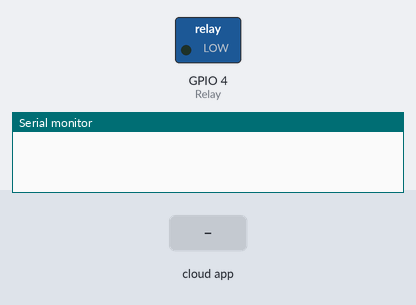
Recording of a sketch running on a simulated ESP32. On the bench: switched loads named in the sketch (green lamp = pin HIGH), the last lines printed to the serial monitor. Inputs (shaded band) come from the test bench. WiFi joins after 1.5 s; servers stay silent unless stated; not simulated (calls return 0 or success): arduino_secrets.h.

Above: at 2.7 s.
2.8 s: the phone or cloud app sets hOME to 1
At 4.2 s:
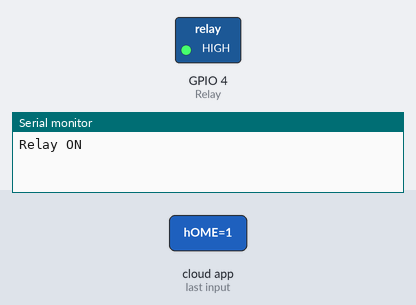
4.5 s: the phone or cloud app sets hOME to 0
At 5.6 s:
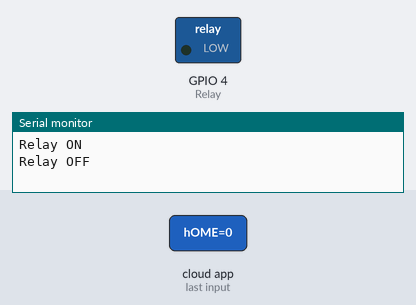
Timing chart, 0 to 7.5 s (numbered marks = the images above; inputs shaded):
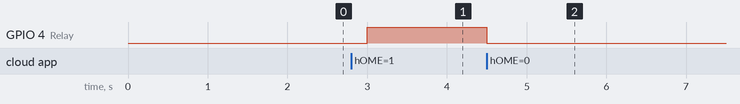

The sketch:

HOME_AUTO.ino
```cpp
#include "arduino_secrets.h"

#include <ArduinoIoTCloud.h>
#include <Arduino_ConnectionHandler.h>

#define Relay 4

const char DEVICE_LOGIN_NAME[] = "c78db72e-235e-4a83-881b-5ed33c01dcf7";
const char SSID[] = "*****";
const char PASS[] = "Ajinky@19";
const char DEVICE_KEY[] = "h5xy8EQEic@khwELFyLaoSG?V";

CloudSwitch hOME;

void onHOMEChange();

void initProperties() {
  ArduinoCloud.setBoardId(DEVICE_LOGIN_NAME);
  ArduinoCloud.setSecretDeviceKey(DEVICE_KEY);
  ArduinoCloud.addProperty(hOME, READWRITE, ON_CHANGE, onHOMEChange);
}

WiFiConnectionHandler ArduinoIoTPreferredConnection(SSID, PASS);

void setup() {

  Serial.begin(9600);
  delay(1500);
  pinMode(Relay, OUTPUT);


  initProperties();

  ArduinoCloud.begin(ArduinoIoTPreferredConnection);

  setDebugMessageLevel(2);
  ArduinoCloud.printDebugInfo();
}

void loop() {
  ArduinoCloud.update();
}

// Called every time a new value is received from IoT Cloud for hOME
void onHOMEChange() {
  if (hOME) {
    digitalWrite(Relay, HIGH);
    Serial.println("Relay ON");
  } else {
    digitalWrite(Relay, LOW);
    Serial.println("Relay OFF");
  }
}
```

Measured:
- after the input at 2.8 s, GPIO 4 (Relay): LOW → HIGH after 0.20 s
- after the input at 4.5 s, GPIO 4 (Relay): HIGH → LOW at once
